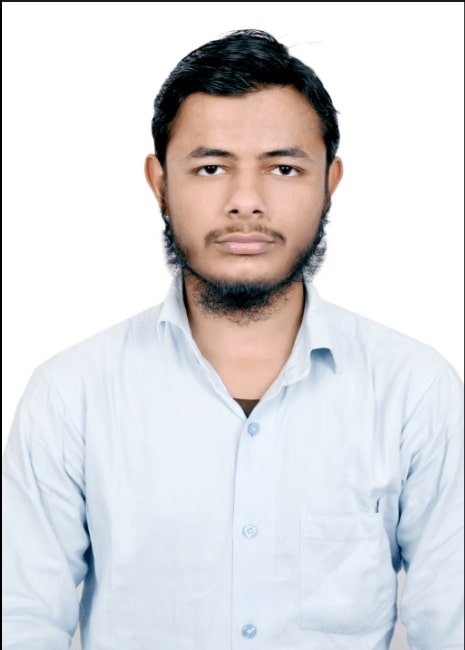
#> input picture OpenCV/Resources/Wasiq.jpg, 465 x 650 px
$ python chapter4.py
#> lines starting #> are read from the running program, lines starting #| are printed output that depends on the picture; after the words box and inside, x2 and y2 are one past the last pixel; in counts of white or black regions, pixels touching at a corner belong together
import cv2
import numpy as np

def stackImages(imgArray,scale,lables=[]):
    sizeW= imgArray[0][0].shape[1]
    sizeH = imgArray[0][0].shape[0]
    rows = len(imgArray)
    cols = len(imgArray[0])
    rowsAvailable = isinstance(imgArray[0], list)
    width = imgArray[0][0].shape[1]
    height = imgArray[0][0].shape[0]
    if rowsAvailable:
        for x in range ( 0, rows):
            for y in range(0, cols):
                imgArray[x][y] = cv2.resize(imgArray[x][y], (sizeW, sizeH), None, scale, scale)
                if len(imgArray[x][y].shape) == 2: imgArray[x][y]= cv2.cvtColor( imgArray[x][y], cv2.COLOR_GRAY2BGR)
        imageBlank = np.zeros((height, width, 3), np.uint8)
        hor = [imageBlank]*rows
        hor_con = [imageBlank]*rows
        for x in range(0, rows):
            hor[x] = np.hstack(imgArray[x])
            hor_con[x] = np.concatenate(imgArray[x])
        ver = np.vstack(hor)
        ver_con = np.concatenate(hor)
    else:
        for x in range(0, rows):
            imgArray[x] = cv2.resize(imgArray[x], (sizeW, sizeH), None, scale, scale)
            if len(imgArray[x].shape) == 2: imgArray[x] = cv2.cvtColor(imgArray[x], cv2.COLOR_GRAY2BGR)
        hor= np.hstack(imgArray)
        hor_con= np.concatenate(imgArray)
        ver = hor
    if len(lables) != 0:
        eachImgWidth= int(ver.shape[1] / cols)
        eachImgHeight = int(ver.shape[0] / rows)
        print(eachImgHeight)
        for d in range(0, rows):
            for c in range (0,cols):
                cv2.rectangle(ver,(c*eachImgWidth,eachImgHeight*d),(c*eachImgWidth+len(lables[d][c])*13+27,30+eachImgHeight*d),(255,255,255),cv2.FILLED)
                cv2.putText(ver,lables[d][c],(eachImgWidth*c+10,eachImgHeight*d+20),cv2.FONT_HERSHEY_COMPLEX,0.7,(255,0,255),2)
    return ver

def getContours(img):
    contours,heirarchy = cv2.findContours(img,cv2.RETR_EXTERNAL,cv2.CHAIN_APPROX_NONE)
    for cnt in contours:
        area = cv2.contourArea(cnt)

        if area>70:
            peri = cv2.arcLength(cnt,True)
            print (area,peri)
            cv2.drawContours(imgContour,cnt,-1,(255,0,255),2)
            approx = cv2.approxPolyDP(cnt,0.02*peri,True)
            print(len(approx))
            objcor = len(approx)
            x,y,w,h = cv2.boundingRect(approx)
            cv2.rectangle(imgContour,(x,y),(x+w,y+h),(0,255,255),2)

            if objcor == 3:
                objType ="Triangle"
            elif objcor == 4:
                aspRatio = w/float(h)
                if aspRatio>0.95 and aspRatio<1.05:
                    objType="Square"
                else:objType="Rectangle"

            elif objcor == 5:objType="Pentagon"
            elif objcor == 6: objType="Hexagon"
            elif objcor>6:objType="Curve"
            else : objType= "None"

            cv2.putText(imgContour,objType,(x+(w//2)-35,y+(h//2)+5),cv2.FONT_ITALIC,0.4,(0,0,0),1)


path = 'Resources/Wasiq.jpg'
imgd = cv2.imread(path)
#> imgd is the input picture: shape (650, 465, 3); mean B, G, R 220.7, 218.3, 218.9
img = cv2.resize(imgd,(600,250))
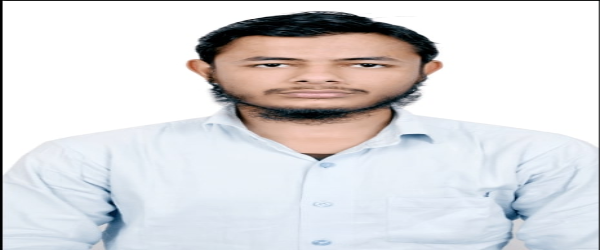
#> img: shape (250, 600, 3); mean B, G, R 220.5, 218.1, 218.6

imgGray = cv2.cvtColor(img,cv2.COLOR_BGR2GRAY)
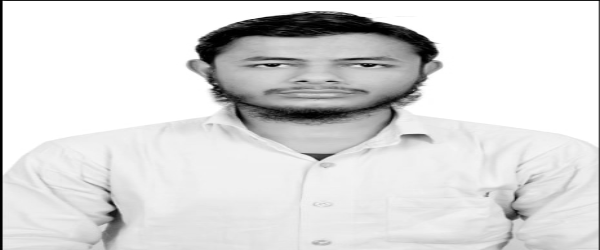
#> imgGray: shape (250, 600); min 0, max 255, mean 218.5
imgBlur = cv2.GaussianBlur(imgGray,(3,3),2)
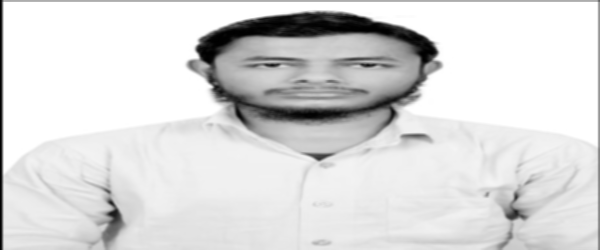
#> imgBlur: shape (250, 600); min 0, max 255, mean 218.9
imgCanny = cv2.Canny(imgBlur,100,100)
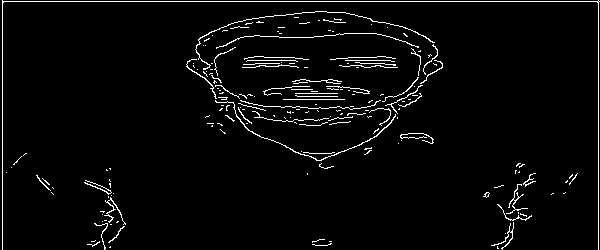
#> imgCanny: shape (250, 600); 3.4% white in thin lines or dots
imgContour = img.copy()
getContours(imgCanny)
#> in getContours, `contours,heirarchy = cv2.findContours(img,cv2.RETR_EXTERNAL,cv2.CHAIN_..`: contours = 185 contours, 179 with area under 20; largest, box (x1, y1, x2, y2) and area: (215, 100, 396, 161) 67, (195, 11, 435, 70) 42, (104, 197, 126, 225) 30, (186, 59, 217, 99) 28, (506, 184, 528, 214) 22, (491, 222, 514, 250) 22
#> the loop in getContours, `for cnt in contours:` made 185 passes
#> area on passes 12, 21, 31: 21.5, 30.5, 22.5
imgStack = stackImages(([img,imgGray,imgGray],[imgBlur,imgCanny,imgContour]),0.6)
#> after the loop in stackImages, `for x in range(0, rows):`: hor = 2 items
#> in stackImages, `ver = np.vstack(hor)`:
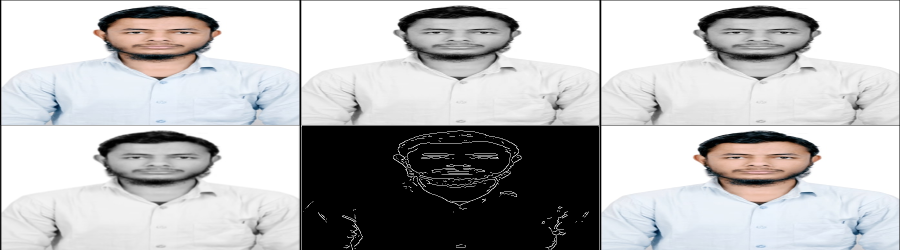
#> ver: shape (500, 1800, 3) (shown at 1/2 size); mean of channels 0, 1, 2 184.2, 183.4, 183.6; drawn as B, G, R


cv2.imshow("Shapes",imgContour)
# [4 lines of commented-out code are left out]

cv2.waitKey(0)
